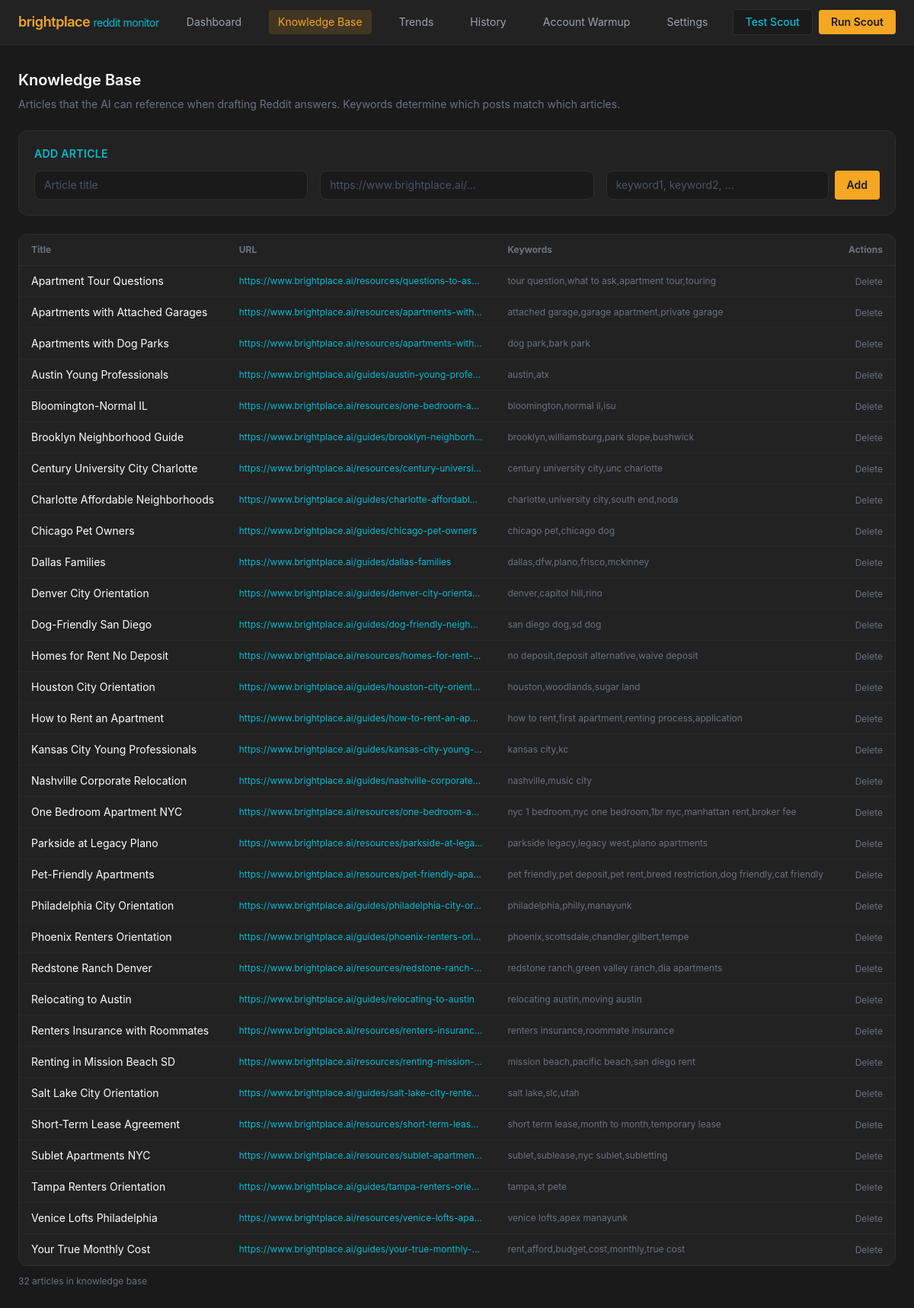
/knowledge, run on the app's committed database.
### tables this page shows
CREATE TABLE articles (
            id INTEGER PRIMARY KEY AUTOINCREMENT,
            title TEXT NOT NULL,
            url TEXT UNIQUE NOT NULL,
            keywords TEXT DEFAULT '',
            created_at TEXT DEFAULT CURRENT_TIMESTAMP
        );

### app.py (the view)
@app.get("/knowledge", response_class=HTMLResponse)
async def knowledge_page(request: Request):
    articles = get_articles()
    return templates.TemplateResponse(request, "knowledge.html", {
        "articles": articles,
        "page": "knowledge",
    })

### templates/knowledge.html (shortened to what this page needs)
{% extends "base.html" %}
{% block content %}
<h1 class="text-xl font-semibold text-white mb-2">Knowledge Base</h1>
<p class="text-gray-500 text-sm mb-6">Articles that the AI can reference when drafting Reddit answers. Keywords determine which posts match which articles.</p>
<form action="/knowledge/add" method="post" class="bg-bp-dark-card rounded-xl border border-bp-dark-border p-5 mb-6">
    <h2 class="text-sm font-semibold text-bp-teal mb-3 tracking-wide">ADD ARTICLE</h2>
    <div class="grid grid-cols-3 gap-4">
        <input type="text" name="title" placeholder="Article title" required
            class="bg-bp-dark border border-bp-dark-border rounded-lg px-3 py-2 text-sm text-white placeholder-gray-600 focus:border-bp-orange focus:outline-none">
        <input type="text" name="url" placeholder="https://www.brightplace.ai/..." required
            class="bg-bp-dark border border-bp-dark-border rounded-lg px-3 py-2 text-sm text-white placeholder-gray-600 focus:border-bp-orange focus:outline-none">
        <div class="flex gap-2">
            <input type="text" name="keywords" placeholder="keyword1, keyword2, ..."
                class="bg-bp-dark border border-bp-dark-border rounded-lg px-3 py-2 text-sm text-white placeholder-gray-600 focus:border-bp-orange focus:outline-none flex-1">
            <button type="submit" class="bg-bp-orange hover:bg-bp-orange-hover text-bp-dark px-4 py-2 rounded text-sm font-semibold transition-colors">Add</button>
        </div>
    </div>
</form>
<div class="bg-bp-dark-card rounded-xl border border-bp-dark-border overflow-hidden">
    <table class="w-full text-sm">
        <thead>
            <tr class="border-b border-bp-dark-border text-gray-500 text-xs">
                <th class="px-4 py-3 text-left">Title</th>
                <th class="px-4 py-3 text-left">URL</th>
                <th class="px-4 py-3 text-left">Keywords</th>
                <th class="px-4 py-3 text-right">Actions</th>
            </tr>
        </thead>
        <tbody>
            {% for art in articles %}
            <tr class="border-b border-bp-dark-border/50 hover:bg-bp-dark-hover transition-colors">
                <td class="px-4 py-2.5 text-white">{{ art.title }}</td>
                <td class="px-4 py-2.5">
                    <a href="{{ art.url }}" target="_blank" class="text-bp-teal hover:text-bp-orange text-xs truncate block max-w-xs transition-colors">{{ art.url }}</a>
                </td>
                <td class="px-4 py-2.5 text-gray-500 text-xs">{{ art.keywords }}</td>
                <td class="px-4 py-2.5 text-right">
                    <form action="/knowledge/{{ art.id }}/delete" method="post" class="inline">
                        <button type="submit" class="text-gray-500 hover:text-red-400 text-xs transition-colors" onclick="return confirm('Delete this article?')">Delete</button>
                    </form>
                </td>
            </tr>
            {% endfor %}
        </tbody>
    </table>
</div>
<div class="text-gray-500 text-xs mt-3">{{ articles|length }} articles in knowledge base</div>
{% endblock %}

### templates/base.html (shortened to what this page needs)
<!DOCTYPE html>
<html lang="en">
<head>
    <script src="https://cdn.tailwindcss.com"></script>
</head>
<body class="bg-bp-dark text-gray-300 min-h-screen">
    <nav class="bg-bp-dark-card border-b border-bp-dark-border px-6 py-3 flex items-center justify-between">
        <div class="flex items-center gap-6">
            <span class="text-lg font-semibold text-bp-orange tracking-tight">brightplace <span class="text-bp-teal font-normal text-sm">reddit monitor</span></span>
            <a href="/" class="px-3 py-1.5 rounded text-sm {% if page == 'dashboard' %}nav-active{% else %}text-gray-400 hover:text-bp-orange{% endif %}">Dashboard</a>
            <a href="/knowledge" class="px-3 py-1.5 rounded text-sm {% if page == 'knowledge' %}nav-active{% else %}text-gray-400 hover:text-bp-orange{% endif %}">Knowledge Base</a>
            <a href="/trends" class="px-3 py-1.5 rounded text-sm {% if page == 'trends' %}nav-active{% else %}text-gray-400 hover:text-bp-orange{% endif %}">Trends</a>
            <a href="/history" class="px-3 py-1.5 rounded text-sm {% if page == 'history' %}nav-active{% else %}text-gray-400 hover:text-bp-orange{% endif %}">History</a>
            <a href="/warmup" class="px-3 py-1.5 rounded text-sm {% if page == 'warmup' %}nav-active{% else %}text-gray-400 hover:text-bp-orange{% endif %}">Account Warmup</a>
            <a href="/settings" class="px-3 py-1.5 rounded text-sm {% if page == 'settings' %}nav-active{% else %}text-gray-400 hover:text-bp-orange{% endif %}">Settings</a>
        </div>
        <div class="flex items-center gap-2">
            <form action="/scout/run" method="post">
                <button type="submit" class="bg-bp-dark border border-bp-dark-border hover:border-bp-teal text-bp-teal px-4 py-1.5 rounded text-sm font-medium transition-colors">
                    Test Scout
                </button>
            </form>
            <form action="/scout/run" method="post">
                <button type="submit" class="bg-bp-orange hover:bg-bp-orange-hover text-bp-dark px-4 py-1.5 rounded text-sm font-semibold transition-colors">
                    Run Scout
                </button>
            </form>
        </div>
    </nav>
    <main class="max-w-7xl mx-auto px-6 py-8">
        {% block content %}{% endblock %}
    </main>
</body>
</html>

### templates/base.html (style rules this page uses)
body { font-family: -apple-system, BlinkMacSystemFont, 'SF Pro Display', 'Segoe UI', sans-serif; }
.nav-active { background-color: rgba(245, 166, 35, 0.15); color: #F5A623; }

### data on the page
articles: title "Apartment Tour Questions", url "https://www.brightplace.ai/resources/questions-to-as…", keywords "tour question,what to ask,apartment tour,touring"
articles: title "Apartments with Attached Garages", url "https://www.brightplace.ai/resources/apartments-with…", keywords "attached garage,garage apartment,private garage"
articles: title "Apartments with Dog Parks", url "https://www.brightplace.ai/resources/apartments-with…", keywords "dog park,bark park"
articles: title "Austin Young Professionals", url "https://www.brightplace.ai/guides/austin-young-profe…", keywords "austin,atx"
articles: title "Bloomington-Normal IL", url "https://www.brightplace.ai/resources/one-bedroom-a…", keywords "bloomington,normal il,isu"
articles: title "Brooklyn Neighborhood Guide", url "https://www.brightplace.ai/guides/brooklyn-neighborh…", keywords "brooklyn,williamsburg,park slope,bushwick"
articles: title "Century University City Charlotte", url "https://www.brightplace.ai/resources/century-universi…", keywords "century university city,unc charlotte"
articles: title "Charlotte Affordable Neighborhoods", url "https://www.brightplace.ai/guides/charlotte-affordabl…", keywords "charlotte,university city,south end,noda"
articles: title "Chicago Pet Owners", url "https://www.brightplace.ai/guides/chicago-pet-owners", keywords "chicago pet,chicago dog"
articles: title "Dallas Families", url "https://www.brightplace.ai/guides/dallas-families", keywords "dallas,dfw,plano,frisco,mckinney"
articles: title "Denver City Orientation", url "https://www.brightplace.ai/guides/denver-city-orienta…", keywords "denver,capitol hill,rino"
articles: title "Dog-Friendly San Diego", url "https://www.brightplace.ai/guides/dog-friendly-neigh…", keywords "san diego dog,sd dog"
articles: title "Homes for Rent No Deposit", url "https://www.brightplace.ai/resources/homes-for-rent-…", keywords "no deposit,deposit alternative,waive deposit"
articles: title "Houston City Orientation", url "https://www.brightplace.ai/guides/houston-city-orient…", keywords "houston,woodlands,sugar land"
articles: title "How to Rent an Apartment", url "https://www.brightplace.ai/guides/how-to-rent-an-ap…", keywords "how to rent,first apartment,renting process,application"
articles: title "Kansas City Young Professionals", url "https://www.brightplace.ai/guides/kansas-city-young-…", keywords "kansas city,kc"
articles: title "Nashville Corporate Relocation", url "https://www.brightplace.ai/guides/nashville-corporate…", keywords "nashville,music city"
articles: title "One Bedroom Apartment NYC", url "https://www.brightplace.ai/resources/one-bedroom-a…", keywords "nyc 1 bedroom,nyc one bedroom,1br nyc,manhattan rent,broker fee"
articles: title "Parkside at Legacy Plano", url "https://www.brightplace.ai/resources/parkside-at-leg…", keywords "parkside legacy,legacy west,plano apartments"
articles: title "Pet-Friendly Apartments", url "https://www.brightplace.ai/resources/pet-friendly-apa…", keywords "pet friendly,pet deposit,pet rent,breed restriction,dog friendly,cat friendly"
articles: title "Philadelphia City Orientation", url "https://www.brightplace.ai/guides/philadelphia-city-or…", keywords "philadelphia,philly,manayunk"
articles: title "Phoenix Renters Orientation", url "https://www.brightplace.ai/guides/phoenix-renters-ori…", keywords "phoenix,scottsdale,chandler,gilbert,tempe"
articles: title "Redstone Ranch Denver", url "https://www.brightplace.ai/resources/redstone-ranch-…", keywords "redstone ranch,green valley ranch,dia apartments"
articles: title "Relocating to Austin", url "https://www.brightplace.ai/guides/relocating-to-austin", keywords "relocating austin,moving austin"
articles: title "Renters Insurance with Roommates", url "https://www.brightplace.ai/resources/renters-insuranc…", keywords "renters insurance,roommate insurance"
articles: title "Renting in Mission Beach SD", url "https://www.brightplace.ai/resources/renting-mission-…", keywords "mission beach,pacific beach,san diego rent"
articles: title "Salt Lake City Orientation", url "https://www.brightplace.ai/guides/salt-lake-city-rente…", keywords "salt lake,slc,utah"
articles: title "Short-Term Lease Agreement", url "https://www.brightplace.ai/resources/short-term-leas…", keywords "short term lease,month to month,temporary lease"
articles: title "Sublet Apartments NYC", url "https://www.brightplace.ai/resources/sublet-apartmen…", keywords "sublet,sublease,nyc sublet,subletting"
articles: title "Tampa Renters Orientation", url "https://www.brightplace.ai/guides/tampa-renters-orie…", keywords "tampa,st pete"
articles: title "Venice Lofts Philadelphia", url "https://www.brightplace.ai/resources/venice-lofts-apa…", keywords "venice lofts,apex manayunk"
articles: title "Your True Monthly Cost", url "https://www.brightplace.ai/guides/your-true-monthly-…", keywords "rent,afford,budget,cost,monthly,true cost"

### other printed values
{{ articles|length }} "32"
